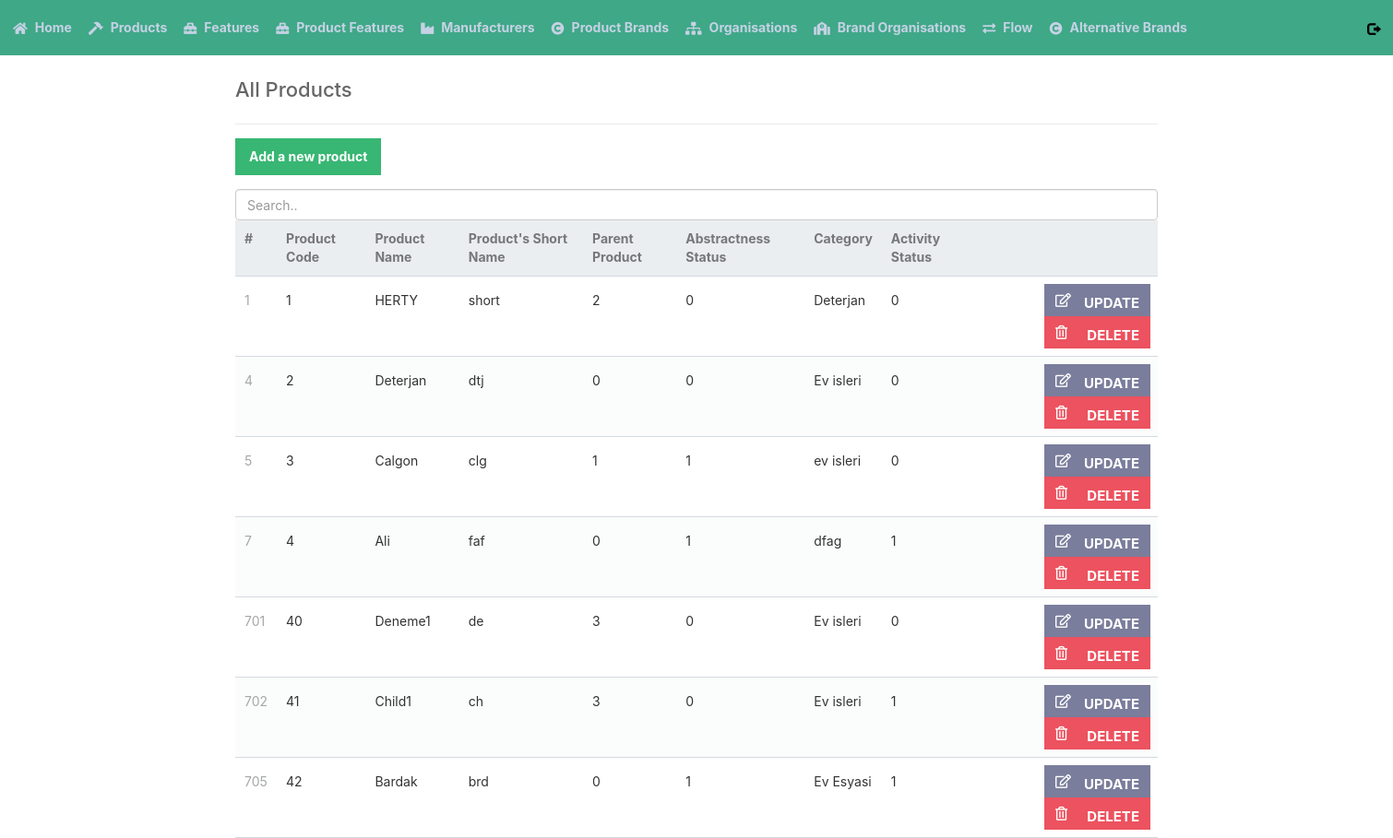
The app's page /read_product.php, older data.
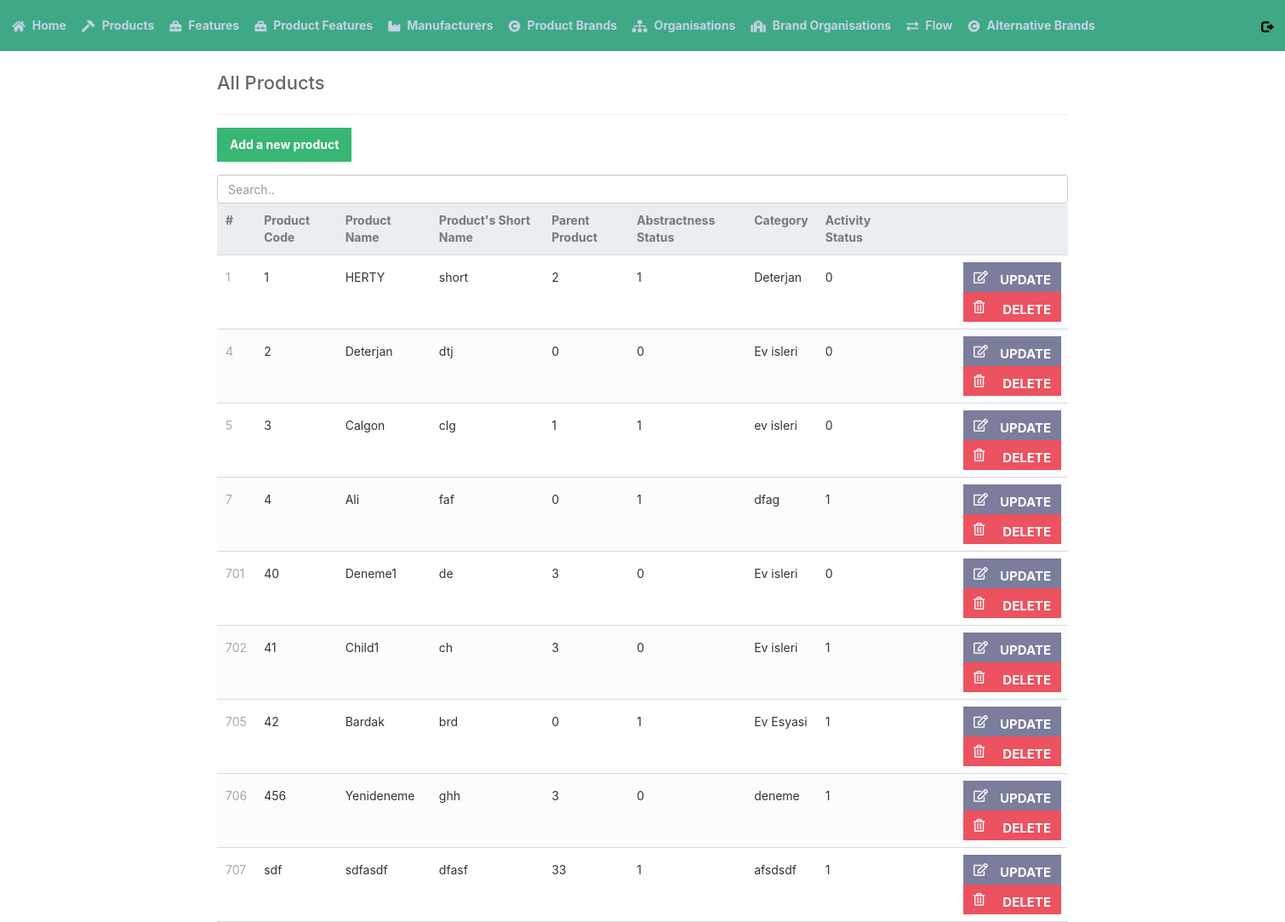
The same page, newer data.
### tables this page shows
CREATE TABLE `product` (
  `M_SYSCODE` int(11) NOT NULL,
  `M_CODE` varchar(15) NOT NULL,
  `M_NAME` varchar(30) NOT NULL,
  `M_SHORTNAME` varchar(10) DEFAULT NULL,
  `M_PARENTCODE` varchar(15) NOT NULL,
  `M_ABSTRACT` tinyint(1) NOT NULL,
  `M_CATEGORY` varchar(12) NOT NULL,
  `IS_ACTIVE` tinyint(1) NOT NULL DEFAULT 1
);

### read_product.php (the view)
<?php
include 'functions.php';
$pdo = pdo_connect_mysql();
$stmt = $pdo->prepare('SELECT * FROM PRODUCT ORDER BY M_SYSCODE');
$stmt->execute();
$product = $stmt->fetchAll(PDO::FETCH_ASSOC);
?>
<?= template_header('Read') ?>
<div class="content read">
	<h2>All Products</h2>
	<a href="create_product.php" class="add-product">Add a new product</a>
    <input class="form-control" id="myInput" type="text" placeholder="Search..">
	<table>
        <thead>
            <tr>
                <td>#</td>
                <td>Product Code</td>
                <td>Product Name</td>
                <td>Product's Short Name</td>
                <td>Parent Product</td>
                <td>Abstractness Status</td>
                <td>Category</td>
                <td>Activity Status</td>
                <td></td>
            </tr>
        </thead>
        <tbody id="myTable">
            <?php foreach ($product as $element): ?>
            <tr>
                <td><?= $element['M_SYSCODE'] ?></td>
                <td><?= $element['M_CODE'] ?></td>
                <td><?= $element['M_NAME'] ?></td>
                <td><?= $element['M_SHORTNAME'] ?></td>
                <td><?= $element['M_PARENTCODE'] ?></td>
                <td><?= $element['M_ABSTRACT'] ?></td>
                <td><?= $element['M_CATEGORY'] ?></td>
                <td><?= $element['IS_ACTIVE'] ?></td>
                <td class="actions">
                    <a href="update_product.php?M_SYSCODE=<?= $element['M_SYSCODE' ] ?>" class="edit"><i class="far fa-edit"></i>UPDATE</a>
                    <a href="delete_product.php?M_SYSCODE=<?= $element[ 'M_SYSCODE'] ?>" class="trash"><i class="far fa-trash-alt"></i>DELETE</a>
                </td>
            </tr>
            <?php endforeach; ?>
        </tbody>
    </table>
</div>
<?= template_footer()
?>

Row changes from the older to the newer data that the page shows:
changed product "HERTY": M_ABSTRACT "0" → "1"
added product: M_SYSCODE "706", M_CODE "456", M_NAME "Yenideneme", M_SHORTNAME "ghh", M_PARENTCODE "3", M_ABSTRACT "0", M_CATEGORY "deneme", IS_ACTIVE "1"
added product: M_SYSCODE "707", M_CODE "sdf", M_NAME "sdfasdf", M_SHORTNAME "dfasf", M_PARENTCODE "33", M_ABSTRACT "1", M_CATEGORY "afsdsdf", IS_ACTIVE "1"
